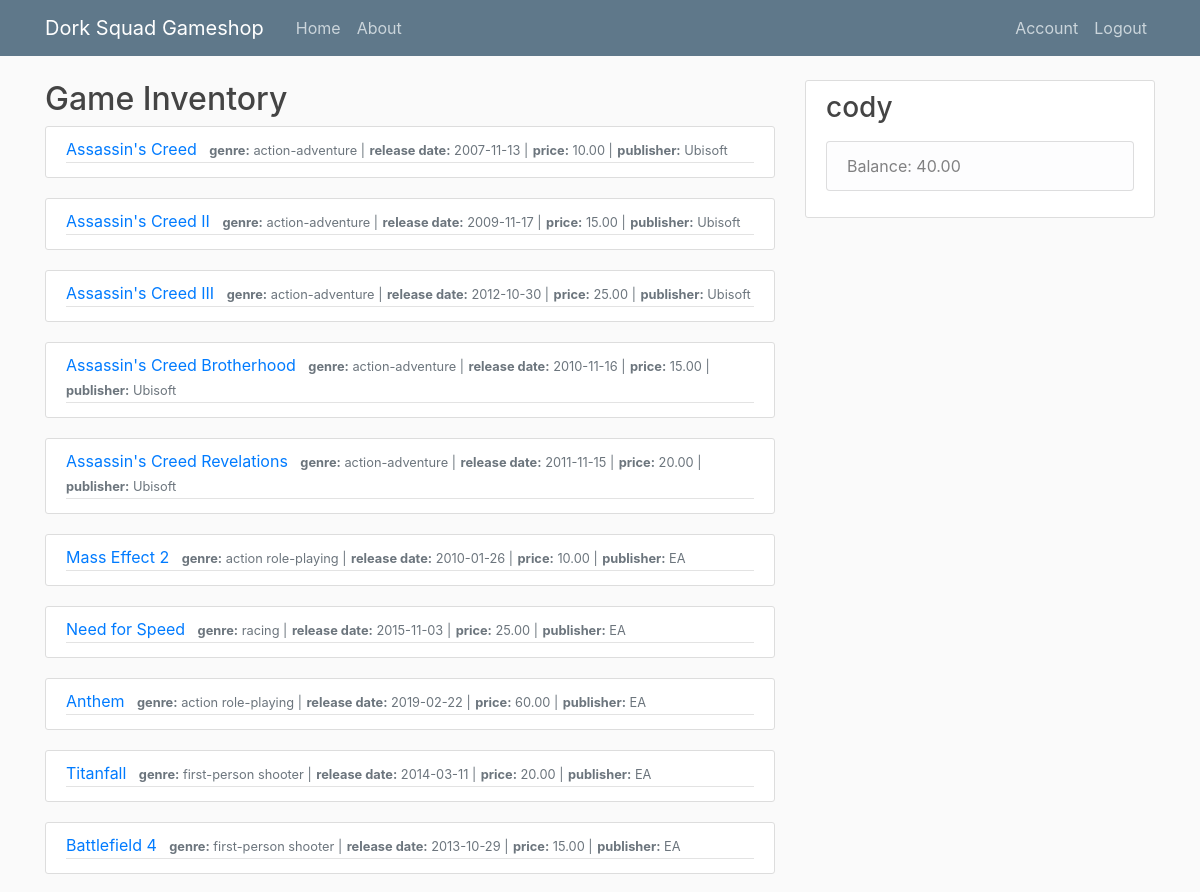
Page /home (signed in, upper part) on the earlier database version.
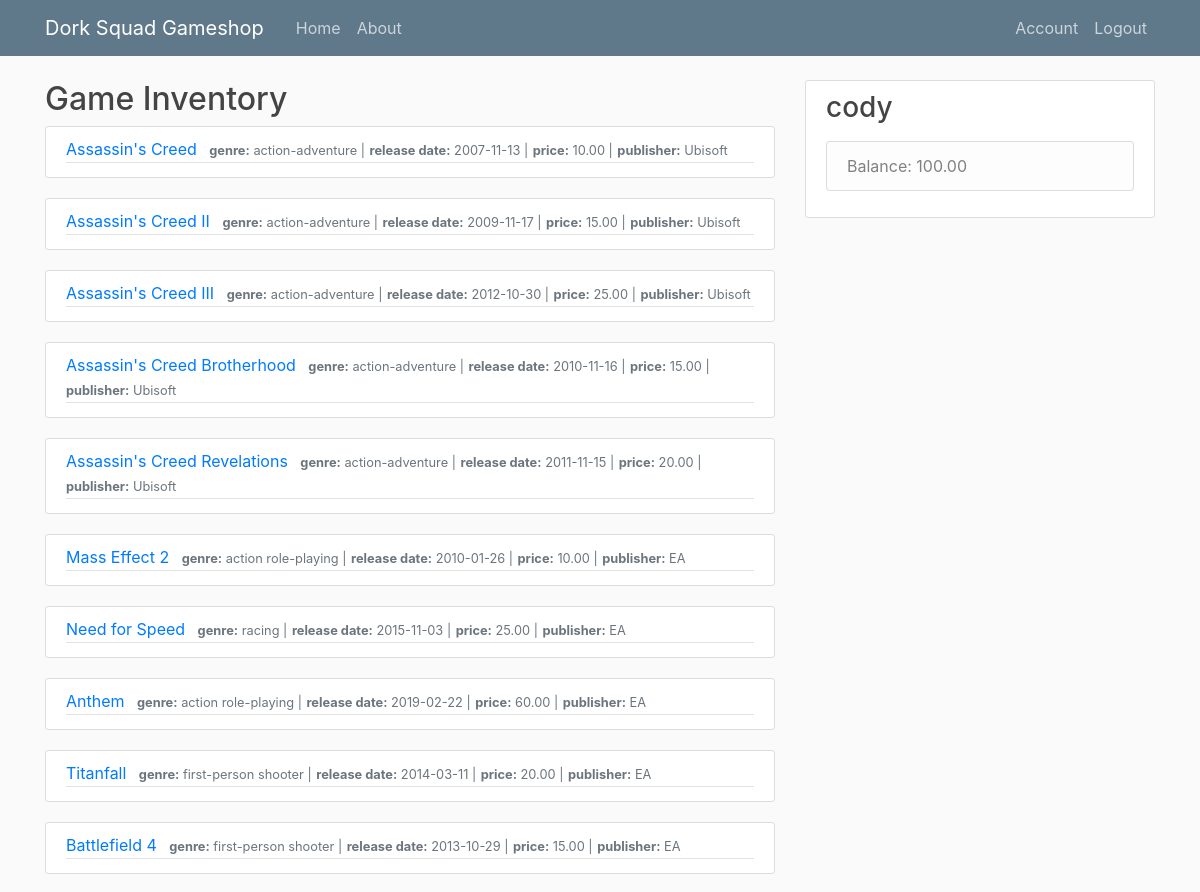
Same page on the later database version.
### game_store/models.py (models this page shows, shortened)
class Customer(db.Model, UserMixin):
    id = db.Column(db.Integer, primary_key=True)
    username = db.Column(db.String(20), unique=True, nullable=False)
    email = db.Column(db.String(120), unique=True, nullable=False)
    password = db.Column(db.String(60), nullable=False)
    balance = db.Column(db.Numeric(4, 2))
    orders = db.relationship("Purchase", cascade="all, delete-orphan")
    returns = db.relationship("Return", cascade="all, delete-orphan")
    __table_args__ = (
        CheckConstraint(balance >= 0, name='check_bar_positive'),
        {})

### game_store/routes.py (the view)
@app.route("/")
@app.route("/home")
def home():
    publishers = Publisher.query.all()
    games = Game.query.all()
    return render_template('home.html', games=games, publishers=publishers)

### game_store/models.py (called while the page is built)
@login_manager.user_loader
def load_user(user_id):
    return Customer.query.get(int(user_id))

### game_store/templates/home.html
{% extends "layout.html" %}
{% block content %}
<h2>Game Inventory</h2>
    {% for game in games %}
        <article class="media content-section">
          <div class="media-body">
                <div class="article-metadata">
                    <a class="mr-2" href="{{ url_for('game', selected_game=game.game_name) }}">{{ game.game_name }}</a>
                    <small class="text-muted"><strong>genre:</strong>      {{ game.genre }}     |</small>
                    <small class="text-muted"><strong>release date:</strong>      {{ game.release_date }}     |</small>
                    <small class="text-muted"><strong>price:</strong>      {{ game.price }}    |</small>
                    {% for publisher in publishers %}
                        {% if publisher.id == game.publisher_id %}
                            <small class="text-muted"><strong>publisher:</strong>   {{ publisher.publisher_name }}</small>
                        {% endif %}
                    {% endfor %}
                </div>
          </div>
        </article>
    {% endfor %}
{% endblock content %}

### game_store/templates/layout.html (shortened to what this page needs)
<!DOCTYPE html>
<html>
<head>
    <link rel="stylesheet" href="https://maxcdn.bootstrapcdn.com/bootstrap/4.0.0/css/bootstrap.min.css">
    <link rel="stylesheet" type="text/css" href="{{ url_for('static', filename='main.css') }}">
</head>
<body>
    <header class="site-header">
      <nav class="navbar navbar-expand-md navbar-dark bg-steel fixed-top">
        <div class="container">
          <a class="navbar-brand mr-4" href="/">Dork Squad Gameshop</a>
          <div class="collapse navbar-collapse" id="navbarToggle">
            <div class="navbar-nav mr-auto">
              <a class="nav-item nav-link" href="{{ url_for('home') }}">Home</a>
              <a class="nav-item nav-link" href="{{ url_for('about') }}">About</a>
            </div>
            <div class="navbar-nav">
              {% if current_user.is_authenticated %}
                <a class="nav-item nav-link" href="{{ url_for('account') }}">Account</a>
                <a class="nav-item nav-link" href="{{ url_for('logout') }}">Logout</a>
              {% else %}
                <a class="nav-item nav-link" href="{{ url_for('login') }}">Login</a>
                <a class="nav-item nav-link" href="{{ url_for('register') }}">Register</a>
              {% endif %}
            </div>
          </div>
        </div>
      </nav>
    </header>
    <main role="main" class="container">
      <div class="row">
        <div class="col-md-8">
          {% block content %}{% endblock %}
        </div>
        <div class="col-md-4">
          <div class="content-section">
            <h3>{{ current_user.username }}</h3>
            <p class='text-muted'>
              <ul class="list-group">
                <li class="list-group-item list-group-item-light">Balance: {{ current_user.balance }}</li>
              </ul>
            </p>
          </div>
        </div>
      </div>
    </main>
</body>
</html>

Differences in the rows shown:
changed Customer "cody": balance "40.00" → "100.00"
